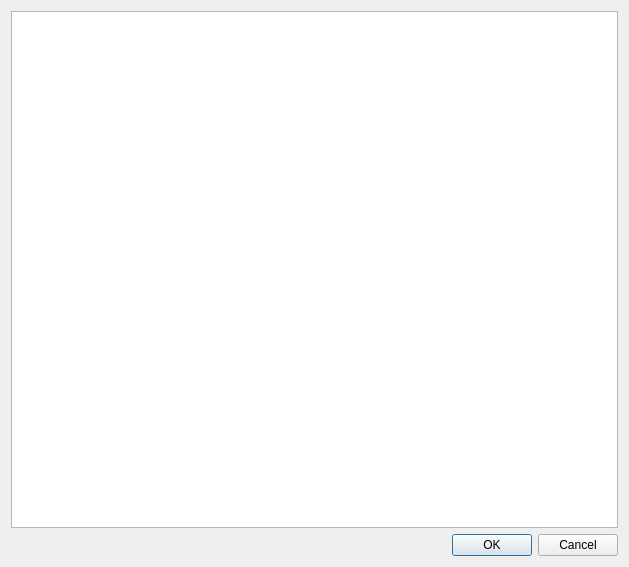
<?xml version="1.0" encoding="UTF-8"?>
<ui version="4.0">
 <class>Dialog</class>
 <widget class="QDialog" name="Dialog">
  <property name="geometry">
   <rect>
    <x>0</x>
    <y>0</y>
    <width>629</width>
    <height>567</height>
   </rect>
  </property>
  <property name="windowTitle">
   <string>Dialog</string>
  </property>
  <layout class="QVBoxLayout" name="verticalLayout">
   <item>
    <widget class="QTreeView" name="tasks_treeView"/>
   </item>
   <item>
    <widget class="QDialogButtonBox" name="buttonBox">
     <property name="orientation">
      <enum>Qt::Horizontal</enum>
     </property>
     <property name="standardButtons">
      <set>QDialogButtonBox::Cancel|QDialogButtonBox::Ok</set>
     </property>
    </widget>
   </item>
  </layout>
 </widget>
 <resources/>
 <connections>
  <connection>
   <sender>buttonBox</sender>
   <signal>accepted()</signal>
   <receiver>Dialog</receiver>
   <slot>accept()</slot>
   <hints>
    <hint type="sourcelabel">
     <x>248</x>
     <y>254</y>
    </hint>
    <hint type="destinationlabel">
     <x>157</x>
     <y>274</y>
    </hint>
   </hints>
  </connection>
  <connection>
   <sender>buttonBox</sender>
   <signal>rejected()</signal>
   <receiver>Dialog</receiver>
   <slot>reject()</slot>
   <hints>
    <hint type="sourcelabel">
     <x>316</x>
     <y>260</y>
    </hint>
    <hint type="destinationlabel">
     <x>286</x>
     <y>274</y>
    </hint>
   </hints>
  </connection>
 </connections>
</ui>
